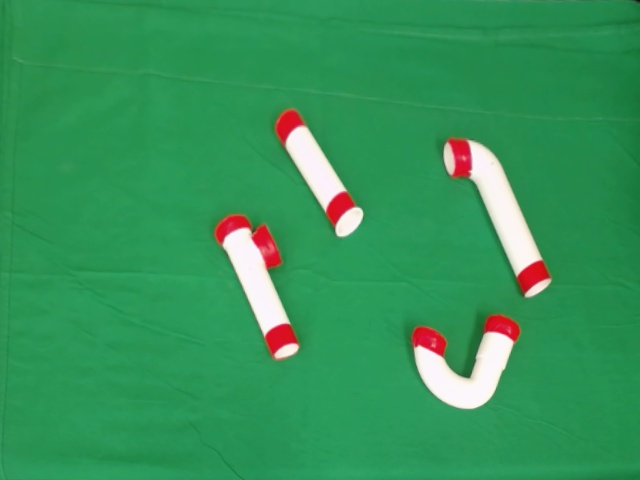
#> input picture script/utils/test1.jpg, 640 x 480 px, given in place of the camera
$ python grasp_image.py
#> lines starting #> are read from the running program, lines starting #| are printed output that depends on the picture; after the words box and inside, x2 and y2 are one past the last pixel; in counts of white or black regions, pixels touching at a corner belong together
import cv2
import numpy as np
from constant import Green_low, Green_high
camera = cv2.VideoCapture(0)
def warp(img):
        #pts1 = np.float32([[115,124],[520,112],[2,476],[640,480]])
        pts1 = np.float32([[101,160],[531,133],[0,480],[640,480]])
        pts2 = np.float32([[0,0],[640,0],[0,480],[640,480]])
        M = cv2.getPerspectiveTransform(pts1,pts2)
        dst = cv2.warpPerspective(img,M,(640,480))
        return dst
while True:
    return_value,image = camera.read()
#> image is the input picture: shape (480, 640, 3); mean B, G, R 89.8, 148.7, 52.8
    image = warp(image)
#> in warp, `dst = cv2.warpPerspective(img,M,(640,480))`:
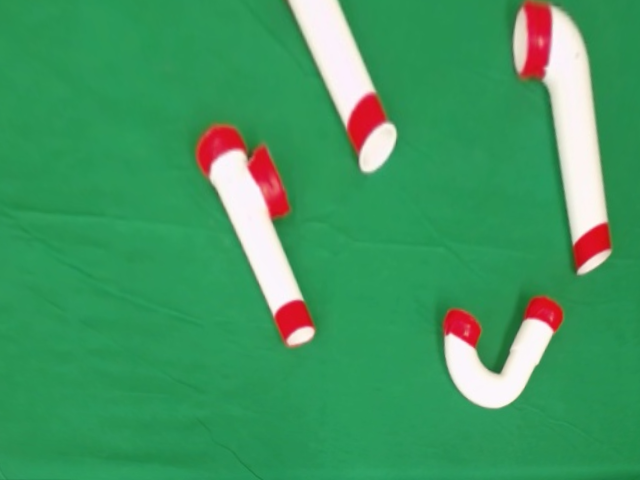
#> dst: shape (480, 640, 3); mean B, G, R 97.7, 153.1, 64.9
    hsv = cv2.cvtColor(image,cv2.COLOR_BGR2HSV)
#> hsv: shape (480, 640, 3); mean H, S, V 74.1, 169.7, 159.3
    object_mask = 255 - cv2.inRange(hsv, Green_low, Green_high)
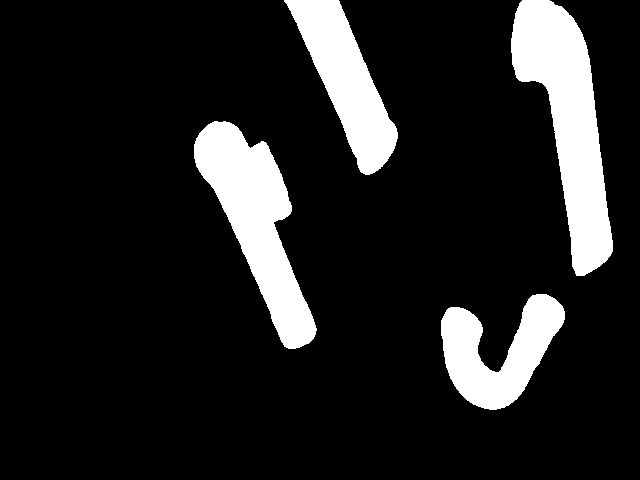
#> object_mask: shape (480, 640); 13.4% white; 4 white regions, box (x1, y1, x2, y2) and area: (511, 0, 613, 276) 13504, (194, 121, 317, 349) 11676, (284, 0, 398, 175) 8383, (441, 294, 565, 410) 7530
    cv2.imshow('image',object_mask)
    if cv2.waitKey(1)& 0xFF == ord('s'):
#> (key Esc is pressed here)
        cv2.imwrite('test.jpg',object_mask)
        cv2.imwrite('test_.jpg',image)
        break
camera.release()
cv2.destroyAllWindows()

$ run again, on script/utils/test2.jpg
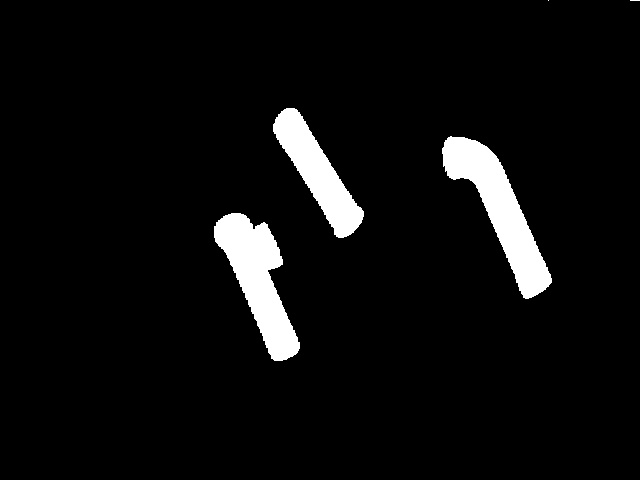
#> input picture script/utils/test2.jpg, 640 x 480 px, given in place of the camera
#> image is the input picture: shape (480, 640, 3); min 0, max 255, mean 13.5
#> in warp, `dst = cv2.warpPerspective(img,M,(640,480))`:
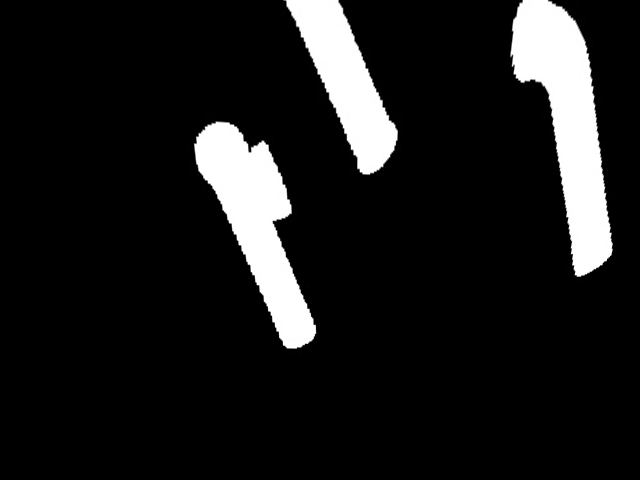
#> dst: shape (480, 640, 3); min 0, max 255, mean 27.4
#> hsv: shape (480, 640, 3); mean H, S, V 0, 0, 27.4
#> object_mask: shape (480, 640); every value is 255

$ run again, on script/utils/test3.jpg
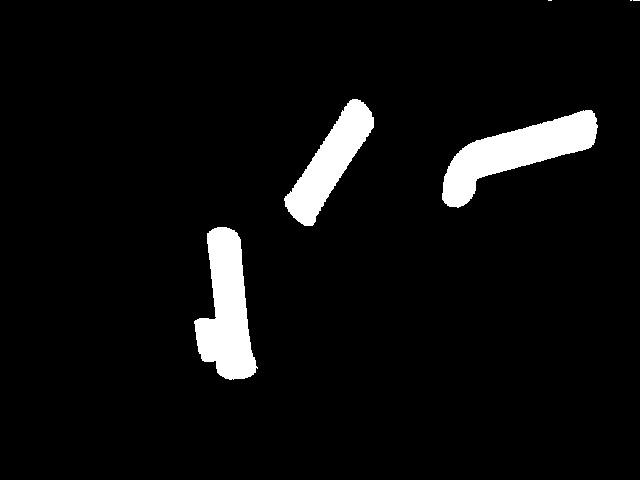
#> input picture script/utils/test3.jpg, 640 x 480 px, given in place of the camera
#> image is the input picture: shape (480, 640, 3); min 0, max 255, mean 13.7
#> in warp, `dst = cv2.warpPerspective(img,M,(640,480))`:
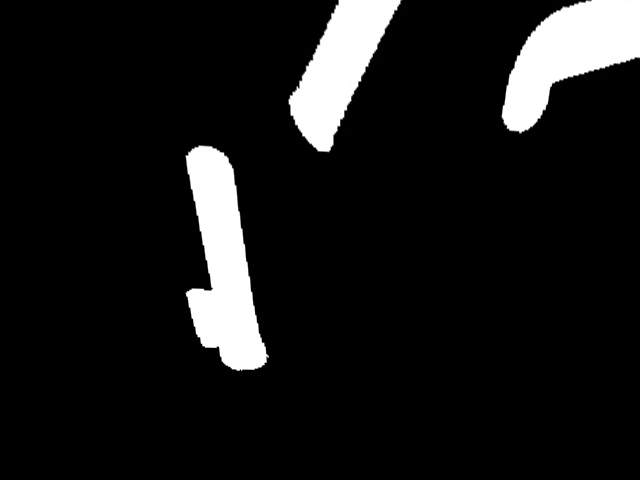
#> dst: shape (480, 640, 3); min 0, max 255, mean 23.5
#> hsv: shape (480, 640, 3); mean H, S, V 0, 0, 23.5
#> object_mask: shape (480, 640); every value is 255

$ run again, on script/utils/test4.jpg
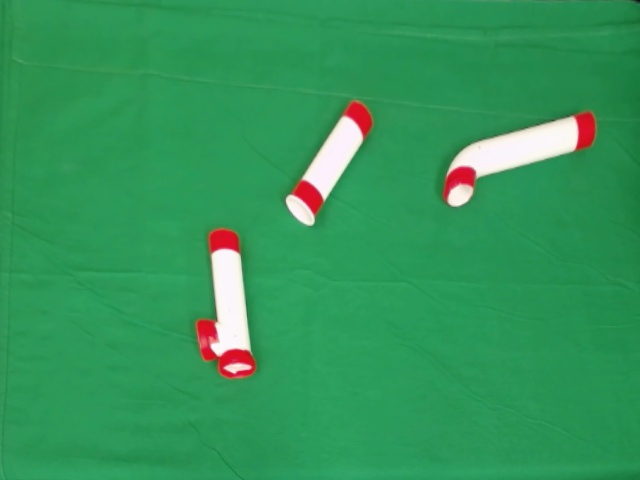
#> input picture script/utils/test4.jpg, 640 x 480 px, given in place of the camera
#> image is the input picture: shape (480, 640, 3); mean B, G, R 90.4, 150.7, 51
#> in warp, `dst = cv2.warpPerspective(img,M,(640,480))`:
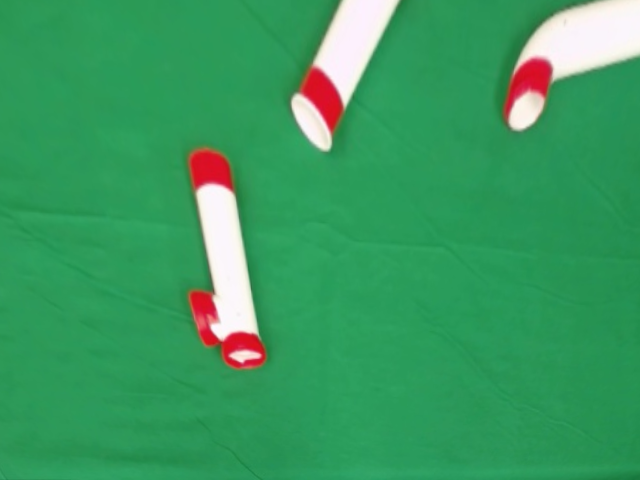
#> dst: shape (480, 640, 3); mean B, G, R 96.7, 155, 58.9
#> hsv: shape (480, 640, 3); mean H, S, V 74.7, 173.5, 159.1
#> `object_mask = 255 - cv2.inRange(hsv, Green_low, Green_high)`:
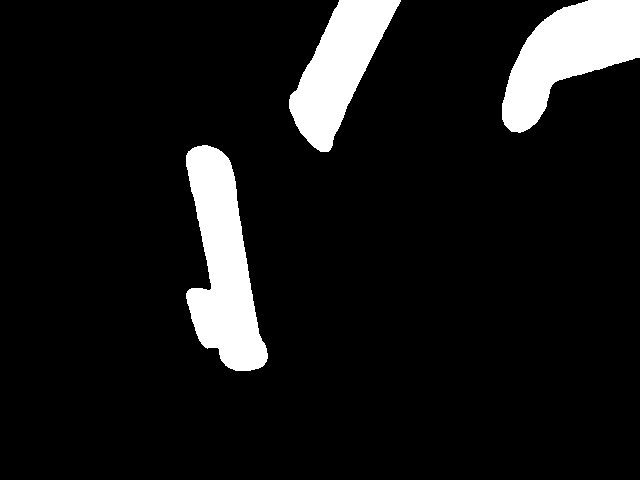
#> object_mask: shape (480, 640); 9.3% white; 3 white regions, box (x1, y1, x2, y2) and area: (186, 145, 268, 371) 10748, (502, 0, 640, 133) 9785, (289, 0, 401, 152) 8170
